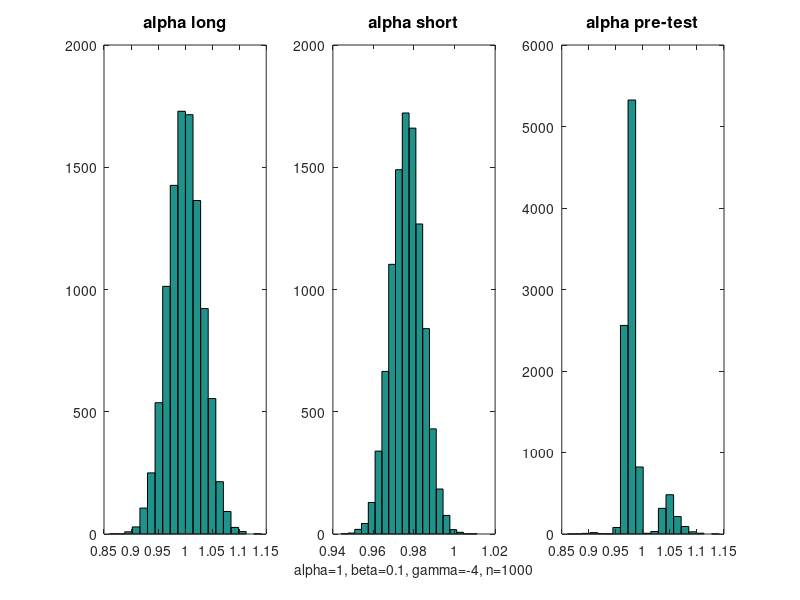

Recreate this plot in MATLAB. (Note: a time limit stopped this script after it produced the figure.)
%% Econometric Notes - Matlab code
%  Matteo Courthoud
%  01/01/2017

%cd '/Users/macbook/Dropbox/Code/website/courses/econometrics/'
cd '/home/mcourt/Dropbox/Code/website/courses/econometrics/'
 



%% Lecture 1

% Set seed
rng(123)

% Set the number of observations
n = 100;

% Set the dimension of X
k = 2;

% Draw a sample of explanatory variables
X = rand(n, k);

% Draw the error term
sigma = 1;
e = randn(n,1)*sqrt(sigma);

% Set the parameters
b = [2; -1];

% Calculate the dependent variable
Y = X*b + e;

% Estimate beta
b_hat = inv(X'*X)*(X'*Y) % = 1.9020, -0.9305

% Equivalent but faster formulation
b_hat = (X'*X)\(X'*Y);

% Even faster (but less intuitive) formulation
b_hat = X\Y;

% Note that is generally not equivalent to Var(X)^-1 * Cov(X,y)...
Var_X = cov(X);
Cov_Xy = n/(n-1) * (mean(X .* Y) - mean(X).*mean(Y));
b_alternative = inv(Var_X) * Cov_Xy' % = 2.1525, -0.7384

% ...unless you include a constant
a = 3;
Y = a + X*b + e;
b_hat_1 = [ones(n,1), X]\Y % = 2.1525, -0.7384
Var_X = cov(X);
Cov_Xy = n/(n-1) * (mean(X .* Y) - mean(X).*mean(Y));
b_alternative = inv(Var_X) * Cov_Xy' % = 2.1525, -0.7384

% Predicted y
y_hat = X*b_hat;

% Residuals
e_hat = Y - X*b_hat;

% Projection matrix
P = X*inv(X'*X)*X';

% Annihilator matrix
M = eye(n) - P;

% Leverage
h = diag(P);

% Biased variance estimator 
sigma_hat = e_hat'*e_hat / n;

% Unbiased estimator 1
sigma_hat_2 = e_hat'*e_hat / (n-k);

% Unbiased estimator 2
sigma_hat_3 = mean( e_hat.^2 ./ (1-h) );

% R squared - uncentered
R2_uc = (y_hat'*y_hat)/ (Y'*Y);

% R squared
y_bar = mean(Y);
R2 = ((y_hat-y_bar)'*(y_hat-y_bar))/ ((Y-y_bar)'*(Y-y_bar));

% Ideal variance of the OLS estimator
var_b = sigma*inv(X'*X);

% Standard errors
std_b = sqrt(diag(var_b));



%% Lecture 2

% Set seed
rng(123)

% Homoskedastic standard errors
std_h = var(e_hat) * inv(X'*X);

% HC0 variance and standard errors
omega_hc0 = X' * diag(e_hat.^2) * X;
std_hc0 = sqrt(diag(inv(X'*X) * omega_hc0 * inv(X'*X))) % = 0.9195, 0.8631

% HC1 variance and standard errors
omega_hc1 = n/(n-k) * X' *  diag(e_hat.^2) * X;
std_hc1 = sqrt(diag(inv(X'*X) * omega_hc1 * inv(X'*X))) % = 0.9289, 0.8719

% HC2 variance and standard errors
omega_hc2 = X' * diag(e_hat.^2./(1-h)) * X;
std_hc2 = sqrt(diag(inv(X'*X) * omega_hc2 * inv(X'*X))) % = 0.9348, 0.8768

% HC3 variance and standard errors
omega_hc3 = X' * diag(e_hat.^2./(1-h).^2) * X;
std_hc3 = sqrt(diag(inv(X'*X) * omega_hc3 * inv(X'*X))) % = 0.9504, 0.8907

% Note what happens if you allow for full autocorrelation
omega_full = X'*e_hat*e_hat'*X;

% t-test for beta=0
t = abs(b_hat./(std_hc1));

% p-value
p_val = 1 - normcdf(t);

% F statistic of joint significance
SSR_u = e_hat'*e_hat;
SSR_r = Y'*Y;
F = (SSR_r - SSR_u)/k / (SSR_u/(n-k));

% 95% confidente intervals
conf_int = [b_hat - 1.96*std_hc1, b_hat + 1.96*std_hc1];



%% Lecture 3

% Set seed
rng(123)

% Set the dimension of Z
l = 3;

% Draw instruments
Z = randn(n,l);

% Correlation matrix for error terms
S = eye(2,2); S(1,2)=.8; S(2,1)=.8; 

% Endogenous X
gamma = [2, 0; 0, -1; -1, 3];
e = randn(n,2)*chol(S);
X = Z*gamma + e(:,1);

% Calculate Y
Y = X*b + e(:,2);

% Estimate beta OLS
beta_OLS = (X'*X)\(X'*Y) % = 2.1957, -0.9022

% IV: l=k=2 instruments
Z_IV = Z(:,1:k);
beta_IV = (Z_IV'*X)\(Z_IV'*Y) % = 2.1207, -1.3617

% Calculate standard errors
ehat = Y - X*beta_IV;
V_NHC_IV = var(ehat) * inv(Z_IV'*X)*Z_IV'*Z_IV*inv(Z_IV'*X);
V_HC0_IV = inv(Z_IV'*X)*Z_IV' * diag(ehat.^2) * Z_IV*inv(Z_IV'*X);

% 2SLS: l=3 instruments
Pz = Z*inv(Z'*Z)*Z';
beta_2SLS = (X'*Pz*X)\(X'*Pz*Y) % = 2.0723, -0.9628

% Calculate standard errors
ehat = Y - X*beta_2SLS;
V_NCH_2SLS = var(ehat) * inv(X'*Pz*X);
V_HC0_2SLS = inv(X'*Pz*X)*X'*Pz * diag(ehat.^2) *Pz*X*inv(X'*Pz*X);

% GMM 1-step: inefficient weighting matrix
W_1 = eye(l);

% Objective function
gmm_1 = @(b) ( Y - X*b )' * Z * W_1 *  Z' * ( Y - X*b );

% Estimate GMM
beta_gmm_1 = fminsearch(gmm_1, beta_OLS) % = 2.0763, -0.9548
ehat = Y - X*beta_gmm_1;

% Standard errors GMM
S_hat = Z'*diag(ehat.^2)*Z;
d_hat = -X'*Z;
V_gmm_1 = inv(d_hat * inv(S_hat) * d_hat');

% GMM 2-step: efficient weighting matrix
W_2 = inv(S_hat);
gmm_2 = @(b) ( Y - X*b )' * Z * W_2 *  Z' * ( Y - X*b );
beta_gmm_2 = fminsearch(gmm_2, beta_OLS) % = 2.0595, -0.9666

% Standard errors GMM
ehat = Y - X*beta_gmm_2;
S_hat = Z'*diag(ehat.^2)*Z;
d_hat = -X'*Z;
V_gmm_2 = inv(d_hat * inv(S_hat) * d_hat');



%% Lecture 5

% Set seed
rng(123)

% Define Model Parameters
n = 1000;
alpha = 1;
beta = .1;
gamma = -4;

% Set number of simulations
n_simulations = 10000;

% Preallocate simulation results
alpha_short = zeros(n_simulations,1);
alpha_long = zeros(n_simulations,1);
alpha_pretest = zeros(n_simulations,1);

% Loop over simulations
for sim = 1:n_simulations

    % Generate Data
    Z = randn(n,1);
    X = gamma*Z + randn(n,1);
    e = randn(n,1);
    Y = alpha*X+ beta*Z + e;
    
    % Alpha estimate from long regression
    alpha_short(sim) = inv(X'*X)*X'*Y;
    
    % Alpha estimate from long regression
    estimates_temp = inv([X,Z]'*[X,Z])*[X,Z]'*Y;
    alpha_long(sim) = estimates_temp(1);

    % Compute test statistic
    e = Y - [X,Z]*estimates_temp;
    t = estimates_temp(2)/sqrt(var(e)*([0,1]*inv([X,Z]'*[X,Z])*[0;1]));
    
    % Pick estimate depending on test statistic
    if abs(t)>1.96
        alpha_pretest(sim) = alpha_long(sim);
    else
        alpha_pretest(sim) = alpha_short(sim);
    end
end

% Plot results
figure
set(gcf,'position',[0,0,1000,500])
subplot(1,3,1)
hist(alpha_long, 20), title(['alpha long'],'fontsize',12)
subplot(1,3,2)
hist(alpha_short, 20), title(['alpha short'],'fontsize',12)
xlabel(['alpha=',num2str(alpha),', beta=',num2str(beta),', gamma=',num2str(gamma),', n=',num2str(n)], 'fontsize',10)
subplot(1,3,3)
hist(alpha_pretest, 20), title(['alpha pre-test'],'fontsize',12)
saveas(gcf,'figures/Fig_621.png')




% Sequence of sample sizes
n_sequence = [100,1000,10000,50000,100000];

% Initialize figure
figure
set(gcf,'position',[0,0,2000,1000])
n_fig = 1;

% Loop over data generating processes
for dgp=0:1
    for n=n_sequence
        for sim=1:n_simulations

            % Select beta according to dgp
            if dgp==0
                beta_n = beta;
            else
                beta_n = beta/sqrt(n)*sqrt(100);
            end

            % Generate Data
            Z = randn(n,1);
            X = gamma*Z + randn(n,1);
            e = randn(n,1);
            Y = alpha*X+ beta_n*Z + e;

            % Alpha estimate from long regression
            alpha_short(sim) = inv(X'*X)*X'*Y;

            % Alpha estimate from long regression
            estimates_temp = inv([X,Z]'*[X,Z])*[X,Z]'*Y;
            alpha_long(sim) = estimates_temp(1);

            % Compute test statistic
            e = Y - [X,Z]*estimates_temp;
            t = estimates_temp(2)/sqrt(var(e)*([0,1]*inv([X,Z]'*[X,Z])*[0;1]));

            % Pick estimate depending on test statistic
            if abs(t)>1.96
                alpha_pretest(sim) = alpha_long(sim);
            else
                alpha_pretest(sim) = alpha_short(sim);
            end
        end

        % Add subplot
        subplot(2,length(n_sequence),n_fig)
        hist((alpha_pretest-alpha)*sqrt(n/100), 12)
        title(['beta=',num2str(beta_n)],'fontsize',10)
        xlabel(['n=',num2str(n)], 'fontsize',10)
        n_fig = n_fig+1;

    end
end
saveas(gcf,'figures/Fig_624.png')
